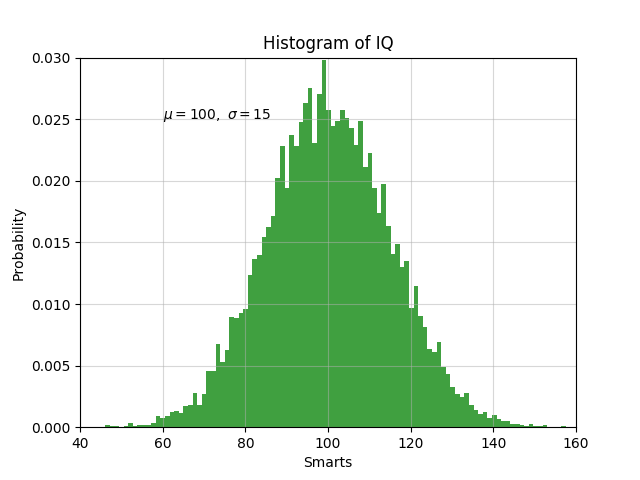

This chart was generated by the following Python code:

"""

Put texts into the figure using plt.text.
The first two arguments are the position of the x,y coordinate.
The string is the information.
There will be a full introduction of text in the future!

"""

import matplotlib.pyplot as plt
import numpy as np

# The data 
mu, sigma = 100, 15
x = mu + sigma * np.random.randn(10000)

# Create a figure (This step could be ignored if only one figure needed)
plt.figure(1)

# Histogram, x, bins, facecolor, alpha, density
# If density is True, the first element of the return tuple will be the counts normalized to form a probability density.
plt.hist(x, bins=100, density = True , facecolor='g', alpha=0.75)

# Change the label of each axis
plt.xlabel('Smarts')
plt.ylabel('Probability')

# Change the title
plt.title('Histogram of IQ')

# Put texts into the figure using plt.text.
plt.text(60, .025, '$\mu=100,\ \sigma=15$')
plt.axis([40, 160, 0, 0.03])
plt.grid(True, alpha = 0.5)

plt.show()
